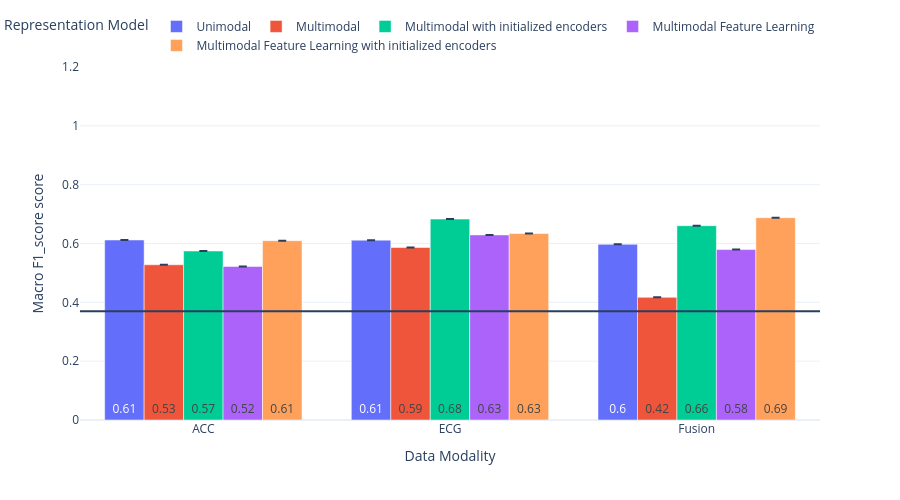
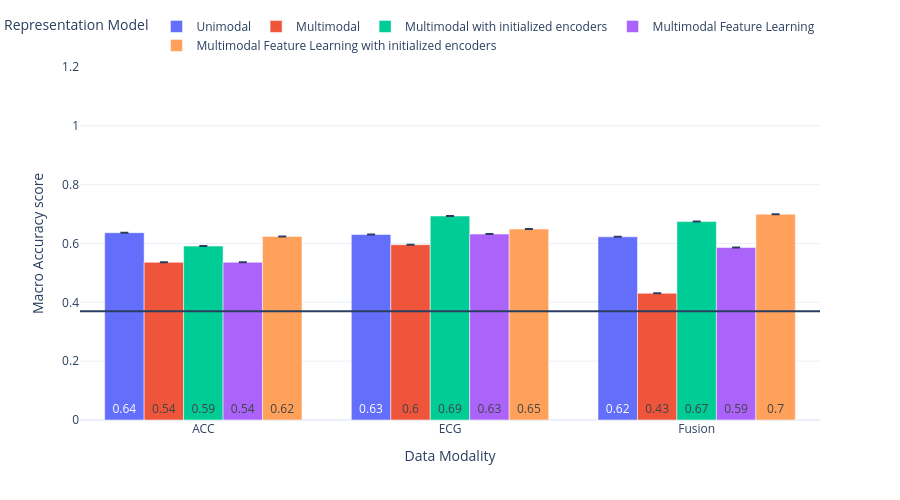

The cell these charts' notebook holds for them, in order:
### Code cell
aggregated_results = aggregated_results[aggregated_results["lr"]=="0.005"].sort_values(by="modality")

models_dict = {
    "unimodal": "Unimodal",
    "multimodal": "Multimodal",
    "multimodal_initialized_encoders": "Multimodal with initialized encoders",
    "multimodal_FL": "Multimodal Feature Learning",
    "multimodal_initialized_encoders_FL": "Multimodal Feature Learning with initialized encoders",
}

modalities_dict = {'ACC': 'ACC', 'ECG': 'ECG', 'ECG_ACC': 'Fusion', 'Baseline': 'Baseline'}

# Create a color map for models (you can choose your own colors)
color_dict_models = {
    "unimodal": "#636EFA",
    "multimodal": "#EF553B",
    "multimodal_initialized_encoders": "#00CC96",
    "multimodal_FL": "#AB63FA",
    "multimodal_initialized_encoders_FL": "#FFA15A",
}

for metric in ["F1_score", "Accuracy"]:
    fig = px.bar(
        aggregated_results,
        x='modality',
        color='experiment_description_short',
        color_discrete_map=color_dict_models,
        barmode="group",
        y=f'{metric}_mean',
        error_y=f'{metric}_std',
        text_auto=".2",
        height=500,
        category_orders={"modality": list(modalities_dict.keys()),
                         "experiment_description_short": list(models_dict.keys())}
    )

    fig.update_traces(
        textfont_size=12,
        textangle=0,
        textposition="inside",
        insidetextanchor="start",
        cliponaxis=False,
    )

    fig.update_xaxes(
        title="Data Modality",
        tickmode='array',
        tickvals=list(modalities_dict.keys()),
        ticktext=[modalities_dict[m] for m in modalities_dict.keys()]
    )

    fig.update_yaxes(
        title=f"Macro {metric} score",
        range=[0, 1.2]
    )

    fig.add_hline(y=task_baselines["most_frequent"], line_dash="solid", annotation_text="")

    fig.update_layout(
        template="plotly_white",
        legend_title_text='Representation Model',
        legend=dict(
            orientation="h",
            yanchor="bottom",
            y=1.02,
            xanchor="right",
            x=1
        )
    )

    # Rename traces in legend with friendly modality names if needed
    # or models_dict - here it's model names so no need to rename modalities
    fig.for_each_trace(lambda t: t.update(
        name=models_dict.get(t.name, t.name),
        legendgroup=models_dict.get(t.name, t.name),
        hovertemplate=t.hovertemplate.replace(t.name, models_dict.get(t.name, t.name))
    ))

    fig.show()

### Figure 1 — Plotly figure (JSON) as saved in the notebook; plotly's stock layout.template omitted (floating-point values rounded to 4 significant figures)
{"data": [{"alignmentgroup": "True", "cliponaxis": false, "error_y": {"array": [null, null, null]}, "hovertemplate": "experiment_description_short=Unimodal<br>modality=%{x}<br>F1_score_mean=%{y}<extra></extra>", "insidetextanchor": "start", "legendgroup": "Unimodal", "marker": {"color": "#636EFA", "pattern": {"shape": ""}}, "name": "Unimodal", "offsetgroup": "unimodal", "orientation": "v", "showlegend": true, "textangle": 0, "textfont": {"size": 12}, "textposition": "inside", "texttemplate": "%{y:.2}", "type": "bar", "x": ["ACC", "ECG", "ECG_ACC"], "xaxis": "x", "y": [0.6119, 0.6114, 0.5971], "yaxis": "y"}, {"alignmentgroup": "True", "cliponaxis": false, "error_y": {"array": [null, null, null]}, "hovertemplate": "experiment_description_short=Multimodal<br>modality=%{x}<br>F1_score_mean=%{y}<extra></extra>", "insidetextanchor": "start", "legendgroup": "Multimodal", "marker": {"color": "#EF553B", "pattern": {"shape": ""}}, "name": "Multimodal", "offsetgroup": "multimodal", "orientation": "v", "showlegend": true, "textangle": 0, "textfont": {"size": 12}, "textposition": "inside", "texttemplate": "%{y:.2}", "type": "bar", "x": ["ACC", "ECG", "ECG_ACC"], "xaxis": "x", "y": [0.5277, 0.5863, 0.417], "yaxis": "y"}, {"alignmentgroup": "True", "cliponaxis": false, "error_y": {"array": [null, null, null]}, "hovertemplate": "experiment_description_short=Multimodal with initialized encoders<br>modality=%{x}<br>F1_score_mean=%{y}<extra></extra>", "insidetextanchor": "start", "legendgroup": "Multimodal with initialized encoders", "marker": {"color": "#00CC96", "pattern": {"shape": ""}}, "name": "Multimodal with initialized encoders", "offsetgroup": "multimodal_initialized_encoders", "orientation": "v", "showlegend": true, "textangle": 0, "textfont": {"size": 12}, "textposition": "inside", "texttemplate": "%{y:.2}", "type": "bar", "x": ["ACC", "ECG", "ECG_ACC"], "xaxis": "x", "y": [0.5745, 0.683, 0.6606], "yaxis": "y"}, {"alignmentgroup": "True", "cliponaxis": false, "error_y": {"array": [null, null, null]}, "hovertemplate": "experiment_description_short=Multimodal Feature Learning<br>modality=%{x}<br>F1_score_mean=%{y}<extra></extra>", "insidetextanchor": "start", "legendgroup": "Multimodal Feature Learning", "marker": {"color": "#AB63FA", "pattern": {"shape": ""}}, "name": "Multimodal Feature Learning", "offsetgroup": "multimodal_FL", "orientation": "v", "showlegend": true, "textangle": 0, "textfont": {"size": 12}, "textposition": "inside", "texttemplate": "%{y:.2}", "type": "bar", "x": ["ACC", "ECG", "ECG_ACC"], "xaxis": "x", "y": [0.5221, 0.6292, 0.5793], "yaxis": "y"}, {"alignmentgroup": "True", "cliponaxis": false, "error_y": {"array": [null, null, null]}, "hovertemplate": "experiment_description_short=Multimodal Feature Learning with initialized encoders<br>modality=%{x}<br>F1_score_mean=%{y}<extra></extra>", "insidetextanchor": "start", "legendgroup": "Multimodal Feature Learning with initialized encoders", "marker": {"color": "#FFA15A", "pattern": {"shape": ""}}, "name": "Multimodal Feature Learning with initialized encoders", "offsetgroup": "multimodal_initialized_encoders_FL", "orientation": "v", "showlegend": true, "textangle": 0, "textfont": {"size": 12}, "textposition": "inside", "texttemplate": "%{y:.2}", "type": "bar", "x": ["ACC", "ECG", "ECG_ACC"], "xaxis": "x", "y": [0.6096, 0.6338, 0.6876], "yaxis": "y"}], "layout": {"annotations": [{"showarrow": false, "text": "", "x": 1, "xanchor": "right", "xref": "x domain", "y": 0.3697, "yanchor": "bottom", "yref": "y"}], "barmode": "group", "height": 500, "legend": {"orientation": "h", "title": {"text": "Representation Model"}, "tracegroupgap": 0, "x": 1, "xanchor": "right", "y": 1.02, "yanchor": "bottom"}, "margin": {"t": 60}, "shapes": [{"line": {"dash": "solid"}, "type": "line", "x0": 0, "x1": 1, "xref": "x domain", "y0": 0.3697, "y1": 0.3697, "yref": "y"}], "xaxis": {"anchor": "y", "categoryarray": ["ACC", "ECG", "ECG_ACC", "Baseline"], "categoryorder": "array", "domain": [0, 1], "tickmode": "array", "ticktext": ["ACC", "ECG", "Fusion", "Baseline"], "tickvals": ["ACC", "ECG", "ECG_ACC", "Baseline"], "title": {"text": "Data Modality"}}, "yaxis": {"anchor": "x", "domain": [0, 1], "range": [0, 1.2], "title": {"text": "Macro F1_score score"}}}}

### Figure 2 — Plotly figure (JSON) as saved in the notebook; plotly's stock layout.template omitted (floating-point values rounded to 4 significant figures)
{"data": [{"alignmentgroup": "True", "cliponaxis": false, "error_y": {"array": [null, null, null]}, "hovertemplate": "experiment_description_short=Unimodal<br>modality=%{x}<br>Accuracy_mean=%{y}<extra></extra>", "insidetextanchor": "start", "legendgroup": "Unimodal", "marker": {"color": "#636EFA", "pattern": {"shape": ""}}, "name": "Unimodal", "offsetgroup": "unimodal", "orientation": "v", "showlegend": true, "textangle": 0, "textfont": {"size": 12}, "textposition": "inside", "texttemplate": "%{y:.2}", "type": "bar", "x": ["ACC", "ECG", "ECG_ACC"], "xaxis": "x", "y": [0.6368, 0.6305, 0.6226], "yaxis": "y"}, {"alignmentgroup": "True", "cliponaxis": false, "error_y": {"array": [null, null, null]}, "hovertemplate": "experiment_description_short=Multimodal<br>modality=%{x}<br>Accuracy_mean=%{y}<extra></extra>", "insidetextanchor": "start", "legendgroup": "Multimodal", "marker": {"color": "#EF553B", "pattern": {"shape": ""}}, "name": "Multimodal", "offsetgroup": "multimodal", "orientation": "v", "showlegend": true, "textangle": 0, "textfont": {"size": 12}, "textposition": "inside", "texttemplate": "%{y:.2}", "type": "bar", "x": ["ACC", "ECG", "ECG_ACC"], "xaxis": "x", "y": [0.5362, 0.5959, 0.4308], "yaxis": "y"}, {"alignmentgroup": "True", "cliponaxis": false, "error_y": {"array": [null, null, null]}, "hovertemplate": "experiment_description_short=Multimodal with initialized encoders<br>modality=%{x}<br>Accuracy_mean=%{y}<extra></extra>", "insidetextanchor": "start", "legendgroup": "Multimodal with initialized encoders", "marker": {"color": "#00CC96", "pattern": {"shape": ""}}, "name": "Multimodal with initialized encoders", "offsetgroup": "multimodal_initialized_encoders", "orientation": "v", "showlegend": true, "textangle": 0, "textfont": {"size": 12}, "textposition": "inside", "texttemplate": "%{y:.2}", "type": "bar", "x": ["ACC", "ECG", "ECG_ACC"], "xaxis": "x", "y": [0.5912, 0.6934, 0.6745], "yaxis": "y"}, {"alignmentgroup": "True", "cliponaxis": false, "error_y": {"array": [null, null, null]}, "hovertemplate": "experiment_description_short=Multimodal Feature Learning<br>modality=%{x}<br>Accuracy_mean=%{y}<extra></extra>", "insidetextanchor": "start", "legendgroup": "Multimodal Feature Learning", "marker": {"color": "#AB63FA", "pattern": {"shape": ""}}, "name": "Multimodal Feature Learning", "offsetgroup": "multimodal_FL", "orientation": "v", "showlegend": true, "textangle": 0, "textfont": {"size": 12}, "textposition": "inside", "texttemplate": "%{y:.2}", "type": "bar", "x": ["ACC", "ECG", "ECG_ACC"], "xaxis": "x", "y": [0.5362, 0.6321, 0.5865], "yaxis": "y"}, {"alignmentgroup": "True", "cliponaxis": false, "error_y": {"array": [null, null, null]}, "hovertemplate": "experiment_description_short=Multimodal Feature Learning with initialized encoders<br>modality=%{x}<br>Accuracy_mean=%{y}<extra></extra>", "insidetextanchor": "start", "legendgroup": "Multimodal Feature Learning with initialized encoders", "marker": {"color": "#FFA15A", "pattern": {"shape": ""}}, "name": "Multimodal Feature Learning with initialized encoders", "offsetgroup": "multimodal_initialized_encoders_FL", "orientation": "v", "showlegend": true, "textangle": 0, "textfont": {"size": 12}, "textposition": "inside", "texttemplate": "%{y:.2}", "type": "bar", "x": ["ACC", "ECG", "ECG_ACC"], "xaxis": "x", "y": [0.6242, 0.6494, 0.6997], "yaxis": "y"}], "layout": {"annotations": [{"showarrow": false, "text": "", "x": 1, "xanchor": "right", "xref": "x domain", "y": 0.3697, "yanchor": "bottom", "yref": "y"}], "barmode": "group", "height": 500, "legend": {"orientation": "h", "title": {"text": "Representation Model"}, "tracegroupgap": 0, "x": 1, "xanchor": "right", "y": 1.02, "yanchor": "bottom"}, "margin": {"t": 60}, "shapes": [{"line": {"dash": "solid"}, "type": "line", "x0": 0, "x1": 1, "xref": "x domain", "y0": 0.3697, "y1": 0.3697, "yref": "y"}], "xaxis": {"anchor": "y", "categoryarray": ["ACC", "ECG", "ECG_ACC", "Baseline"], "categoryorder": "array", "domain": [0, 1], "tickmode": "array", "ticktext": ["ACC", "ECG", "Fusion", "Baseline"], "tickvals": ["ACC", "ECG", "ECG_ACC", "Baseline"], "title": {"text": "Data Modality"}}, "yaxis": {"anchor": "x", "domain": [0, 1], "range": [0, 1.2], "title": {"text": "Macro Accuracy score"}}}}
